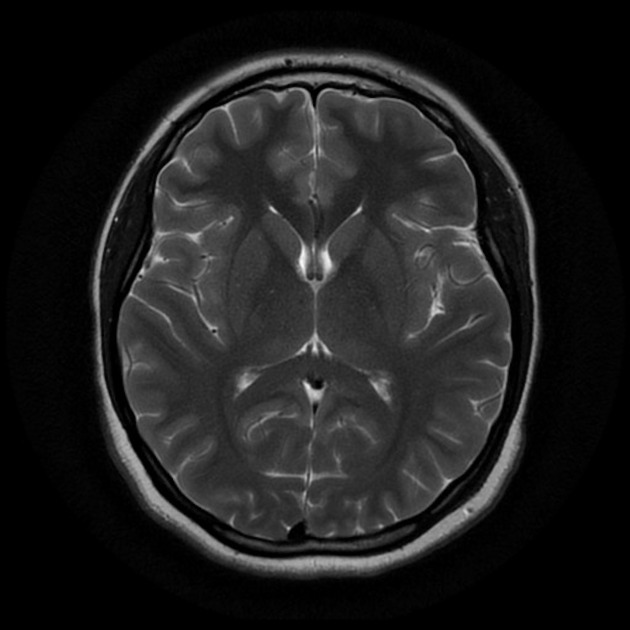
#> input picture BrainMRI.jpeg, 630 x 630 px
$ python Part5.py
#> lines starting #> are read from the running program, lines starting #| are printed output that depends on the picture; after the words box and inside, x2 and y2 are one past the last pixel; in counts of white or black regions, pixels touching at a corner belong together
# -*- coding: utf-8 -*-
"""
Created on Mon Aug 26 16:51:13 2024

@author: Roohi
"""
#%% Image Thresholding
import numpy as np
import cv2 as cv

# Load the input image in color
img = cv.imread('BrainMRI.jpeg')
#> img is the input picture: shape (630, 630, 3); min 0, max 248, mean 29.7

# Convert the color image to grayscale
imggray = cv.cvtColor(img, cv.COLOR_BGR2GRAY)

# Basic Binary Thresholding
ret1, thresh1 = cv.threshold(imggray, 70, 255, cv.THRESH_BINARY)
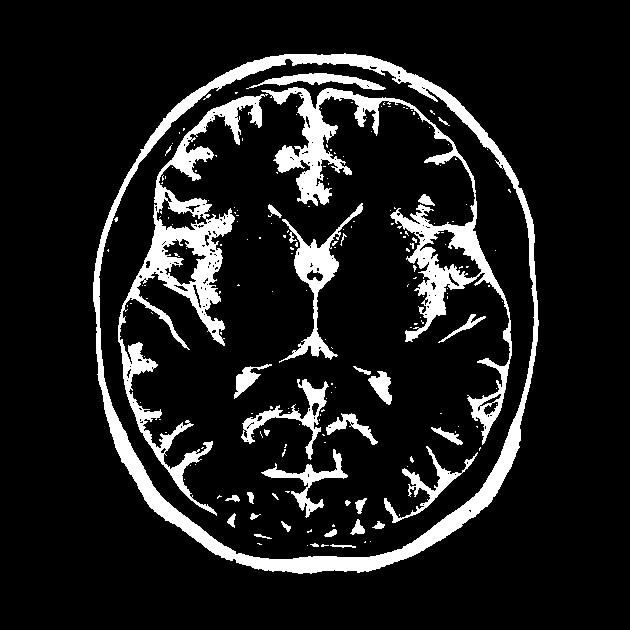
#> thresh1: shape (630, 630); 11.9% white; 194 white regions (161 under 20 px), largest, box (x1, y1, x2, y2) and area: (93, 53, 539, 574) 15236, (118, 94, 268, 516) 10664, (261, 87, 512, 445) 10572

# Otsu's Thresholding
# Automatically determines the optimal threshold value
ret2, thresh2 = cv.threshold(imggray, 0, 255, cv.THRESH_BINARY + cv.THRESH_OTSU)
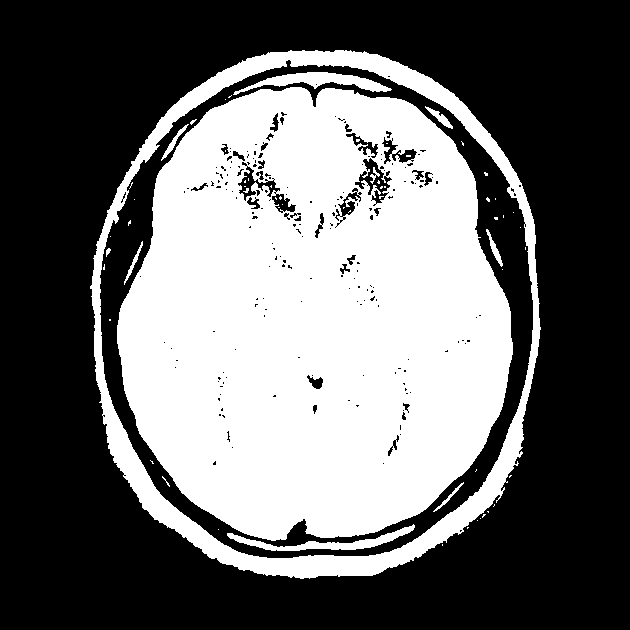
#> thresh2: shape (630, 630); 40.9% white; 61 white regions (50 under 20 px), largest, box (x1, y1, x2, y2) and area: (117, 87, 513, 541) 136753, (90, 50, 541, 579) 21927, (233, 72, 392, 95) 1365
#> ret2 = 35

# Adaptive Thresholding with a 35x35 Gaussian-weighted neighborhood, subtracting 1 from the result
thresh3 = cv.adaptiveThreshold(imggray, 255, cv.ADAPTIVE_THRESH_GAUSSIAN_C, cv.THRESH_BINARY, 35, 1)
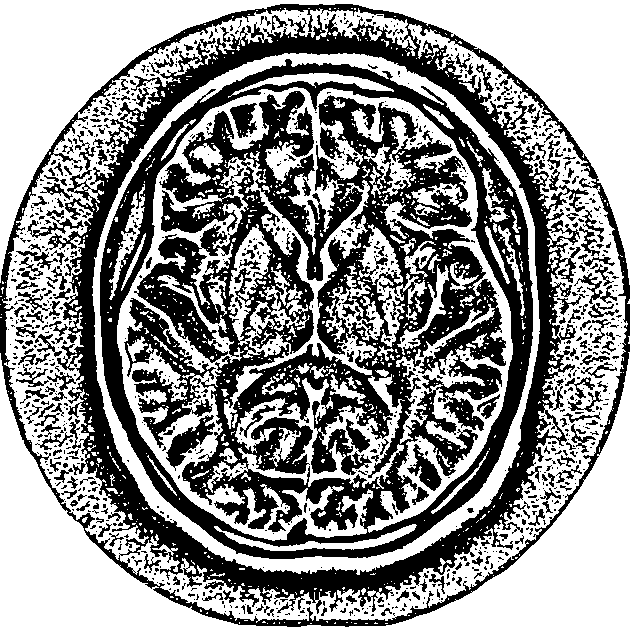
#> thresh3: shape (630, 630); 57.4% white; 1091 black regions (879 under 20 px), largest, box (x1, y1, x2, y2) and area: (100, 59, 533, 559) 93541, (0, 4, 630, 627) 50966, (124, 298, 216, 448) 4222

# Display the original image
cv.imshow('Original', img)

# Display the result of the basic binary thresholding
cv.imshow('Threshold', thresh1)

# Display the result of Otsu's thresholding
cv.imshow('Threshold OTSU', thresh2)

# Display the result of adaptive thresholding
cv.imshow('Threshold adaptive', thresh3)

# Wait for any key to be pressed, then close all displayed windows
cv.waitKey(0)
cv.destroyAllWindows()

$ run again, with Fingerprint.png saved as BrainMRI.jpeg
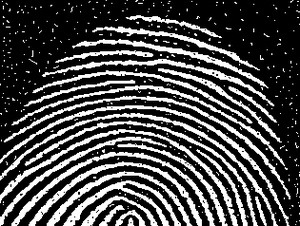
#> input picture Fingerprint.png, 300 x 226 px
#> img is the input picture: shape (226, 300, 3); min 0, max 255, mean 73.6
#> `ret1, thresh1 = cv.threshold(imggray, 70, 255, cv.THRESH_BINARY)`:
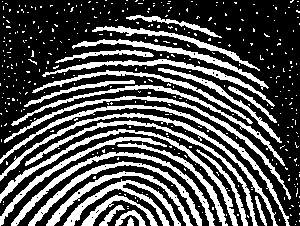
#> thresh1: shape (226, 300); 32.4% white; 391 white regions (364 under 20 px), largest, box (x1, y1, x2, y2) and area: (0, 105, 290, 226) 1405, (0, 113, 278, 226) 1383, (0, 129, 238, 226) 1379
#> thresh2: shape (226, 300); 29% white; 389 white regions (362 under 20 px), largest, box (x1, y1, x2, y2) and area: (0, 105, 290, 226) 1290, (0, 129, 238, 226) 1244, (0, 113, 278, 226) 1226
#> ret2 = 120
#> `thresh3 = cv.adaptiveThreshold(imggray, 255, cv.ADAPTIVE_THRESH_GAUSSI..`:
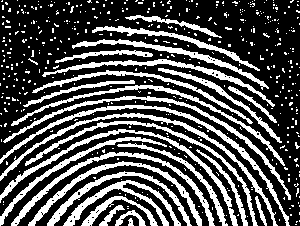
#> thresh3: shape (226, 300); 31.8% white; 477 white regions (449 under 20 px), largest, box (x1, y1, x2, y2) and area: (0, 105, 290, 226) 1377, (0, 113, 278, 226) 1316, (0, 129, 238, 226) 1281
